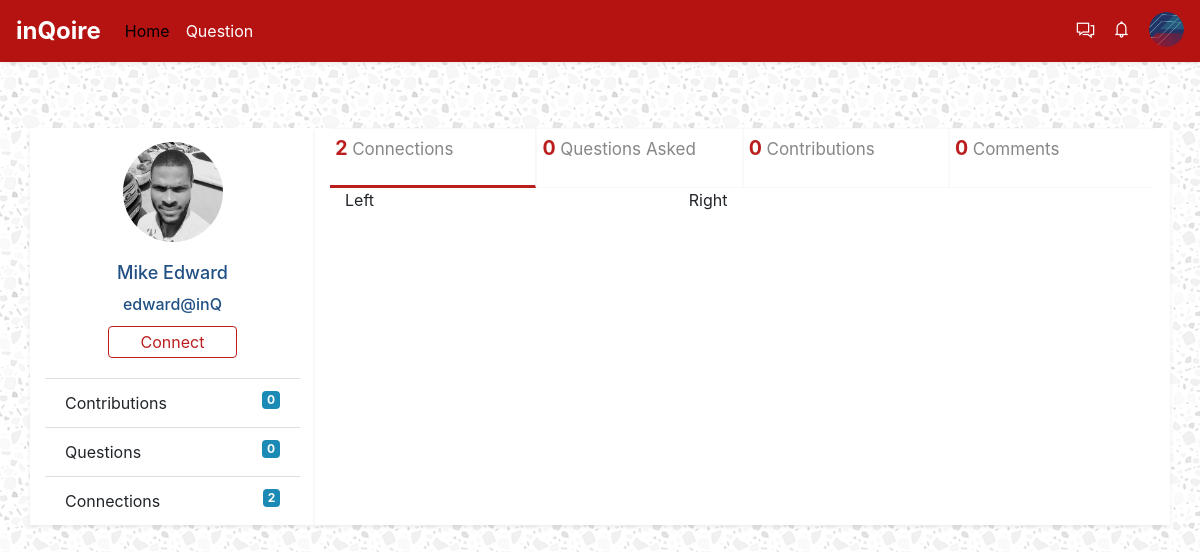
Before: /users/inQ/edward/ (signed in) with the older database file.
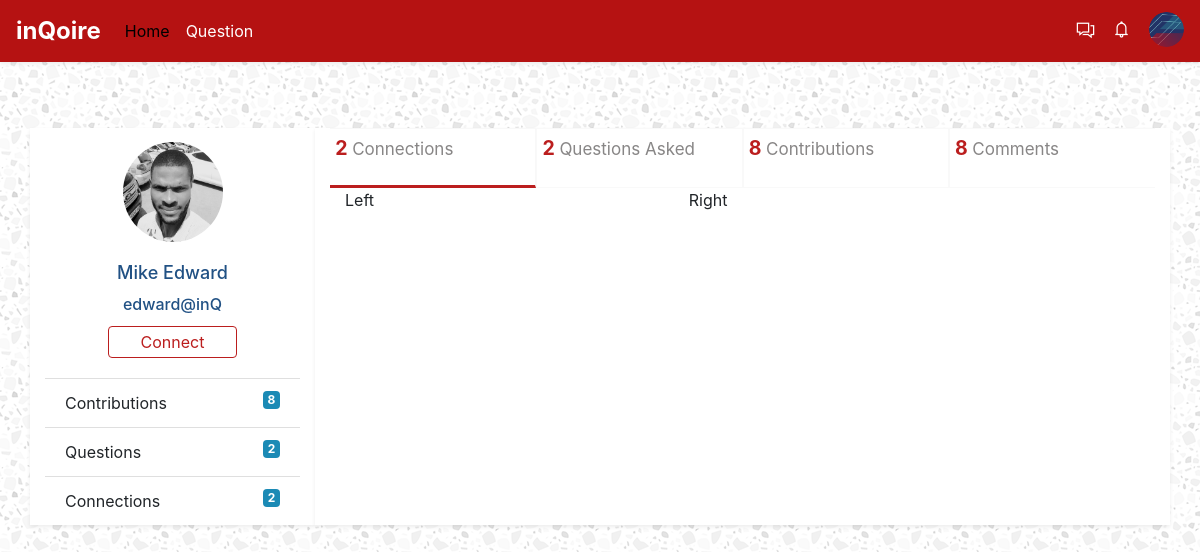
After: the same page with the newer database file.
### inqoire/users/models.py (models this page shows, shortened)
class User(AbstractUser):
    score   		            = models.PositiveSmallIntegerField(default=0,blank=True,null=True)
    phone_number                = models.CharField(max_length=16,blank=False,null=True,unique=True)
    joined_from_ip              = models.GenericIPAddressField(blank=True,null=True)
    last_seen_ip                = models.GenericIPAddressField(blank=True,null=True)
    activated_on                = models.DateTimeField(blank=True,null=True) # date account was activated after mail was sent.
    free_subscription_ends_on   = models.DateTimeField(blank=True,null=True) # set 1 month of site use,like its done on medium.com
    @property
    def full_name(self):
        if self.first_name and self.last_name:
            return self.last_name +' '+self.first_name
        return self.username
    @property
    def user_username(self):
        return "{0}@inQ".format(str(self.username))
    def get_absolute_url(self):
        return reverse('users:user-view',args=[str(self.username)])
    @property
    def url(self):
        return self.get_absolute_url()
    @property
    def people_user_is_connected_to(self):
        return [connection.from_user for connection in self.from_user.all()]
    @property
    def people_connected_to_count(self):
        return self.to_user.count()

class Profile(models.Model):
    owner           = models.OneToOneField(to=settings.AUTH_USER_MODEL,
                                            related_name='profile',
                                            on_delete=models.CASCADE)
    pic             = models.ImageField(upload_to=helpers.dp_upload_loc,blank=True,null=True)
    bio             = models.TextField(max_length=150,blank=True,null=True,default='This project was built as my #2 exercise with Python.')
    profession      = models.CharField(max_length=150,blank=True,null=True)
    gender          = models.CharField(max_length=6,blank=True,null=True)
    created         = models.DateTimeField(auto_now_add=True)
    updated         = models.DateTimeField(auto_now=True)
    class Meta:
        ordering       = ('-created',)
        verbose_name   = 'Profile'
        verbose_name_plural = 'Profiles'
    @property
    def pic_url(self):
        if self.pic:
            return self.pic.url
        return

### inqoire/connection/models.py (models this page shows, shortened)
class Connection(models.Model):
	to_user 	= models.ForeignKey(to=User,on_delete=models.CASCADE,related_name='from_user')
	from_user 	= models.ForeignKey(to=User,on_delete=models.CASCADE,related_name='to_user')
	created     = models.DateTimeField(auto_now_add=True)
	updated 	= models.DateTimeField(auto_now=True)
	class Meta:
		unique_together = (('to_user','from_user'),)

### inqoire/users/views.py (the view)
# urls.py: path('inQ/<str:username>/',views.view_by_user,name='user-view'),
def view_by_user(request,**kwargs):
	user = get_object_or_404(inQoireUser,username__iexact=kwargs['username'].strip())
	return TemplateResponse(request,'user/profile.html',{'username':kwargs['username'],'user_obj':user})

### inqoire/account/context_processors.py (called while the page is built)
def is_auth(request):
	flag = False
	if request.user.is_authenticated:
		flag = True
	return {'is_auth':flag}

### inqoire/question/models.py (called while the page is built)
    def get_queryset(self):
        return QuestionQuerySet(self.model,using=self._db)

### inqoire/utils/ip.py (called while the page is built)
def visitor_ip_address(request):
	x_forwarded_for = request.META.get('HTTP_FORWARDED_FOR')
	if x_forwarded_for:
		ip = x_forwarded_for.split(',')[0]
	else:
		ip = request.META.get('REMOTE_ADDR')
	return ip

### templates/user/profile.html (shortened to what this page needs)
{% extends '_layout.html' %}
{% load static %}
{% block nav %}
	{% include 'partials/_nav.html' %}
{% endblock %}
{% block content %}
	<section class="container content-container">
		<section class="row" style="margin-top: 8em;">
				<div class="card col-lg-3 col-md-3 shadow-sm aside-card">
					  {% if user_obj.profile.pic %}
					  <img src="{{user_obj.profile.pic_url}}" class="avatar-aside" alt="...">
					  {% else %}
					  <img src="{% static 'img/avatar.jpg' %}" class="card-img-top avatar-aside" alt="...">
					  {% endif %}
					  <div class="card-body card-body-height card-height-profile text-center">
					    <h5 class="card-title card-title-h5"><a href="{{request.user_obj.url}}">{{ user_obj.full_name }}</a></h5>
					    <h6 class="card-title">
					    	<a href="{{user_obj.url}}">{{user_obj.user_username}}</a>
					    </h6>
					    {% if is_auth %}
					     {% ifnotequal request.user user_obj %}
						    <form action="{% url 'connection:connection-switch' %}" method="POST" class="connection-form">
								<input type="submit" class="btn btn-outline-primary follow-btn {% if request.user in user_obj.people_user_is_connected_to %}is-connected{% endif %}" value="
								{% if request.user in user_obj.people_user_is_connected_to %}Connected{% else %}Connect{% endif %}" name='follow_btn'/>
							</form>
					     {% endifnotequal %}
					    {% endif %}
					  </div>
					  <ul class="list-group list-group-flush clear-fix">
					    <li class="list-group-item">Contribution{{user_obj.contribs.count|pluralize}}<span class="badge badge-light float-right user-contrib-count">{{user_obj.contribs.count}}</span>
					    </li>
					    <li class="list-group-item">Question{{user_obj.questions.count|pluralize}}<span class="badge badge-light float-right user-question-count">{{user_obj.questions.count}}</span>
					    </li>
					    <li class="list-group-item">Connection{{user_obj.people_connected_to_count|pluralize}}<span class="badge badge-light float-right connect-count">{{user_obj.people_connected_to_count}}</span>
					    </li>
					  </ul>
				</div>
			<section class="col-lg-9 col-md-9 shadow-sm right-col-sec">
				<section class="col-lg-12">
				  <section class="row section-box-wrap">
				  	<section class="col-lg-3 col-md-3 section-box count-fig-active">
				  		<p class="count-fig">{{user_obj.people_connected_to_count}}</p>
				  		<span>Connection{{user_obj.people_connected_to_count|pluralize}}</span>
				  	</section>
				  	<section class="col-lg-3 col-md-3 section-box">
				  		<p class="count-fig">{{user_obj.questions.count}}</p>
				  		<span>Question{{user_obj.questions.count|pluralize}} Asked</span>
				  	</section>
				  	<section class="col-lg-3 section-box">
				  		<p class="count-fig">{{user_obj.contribs.count}}</p>
				  		<span>Contribution{{user_obj.contribs.count|pluralize}}</span>
				  	</section>
				  	<section class="col-lg-3 section-box">
				  		<p class="count-fig">{{user_obj.comment_by.count}}</p>
				  		<span>Comment{{user_obj.comment_by.count|pluralize}}</span>
				  	</section>
				  </section>
				</section>
				<section class="col-lg-12">
					<section class="row">
						  <section class="col-lg-12">
						  	<section class="row">
						  		<section class="col-lg-5">
						  			Left
						  		</section>
						  		<section class="col-lg-7">
						  			Right
						  		</section>
						  	</section>
						  </section>
					</section>
				</section>
			</section>
		</section>
	</section>
{% endblock %}

Changed rows visible on the page:
changed User "Mike Edward": contribs.count "0" → "8"; questions.count "0" → "2"; comment_by.count "0" → "8"
